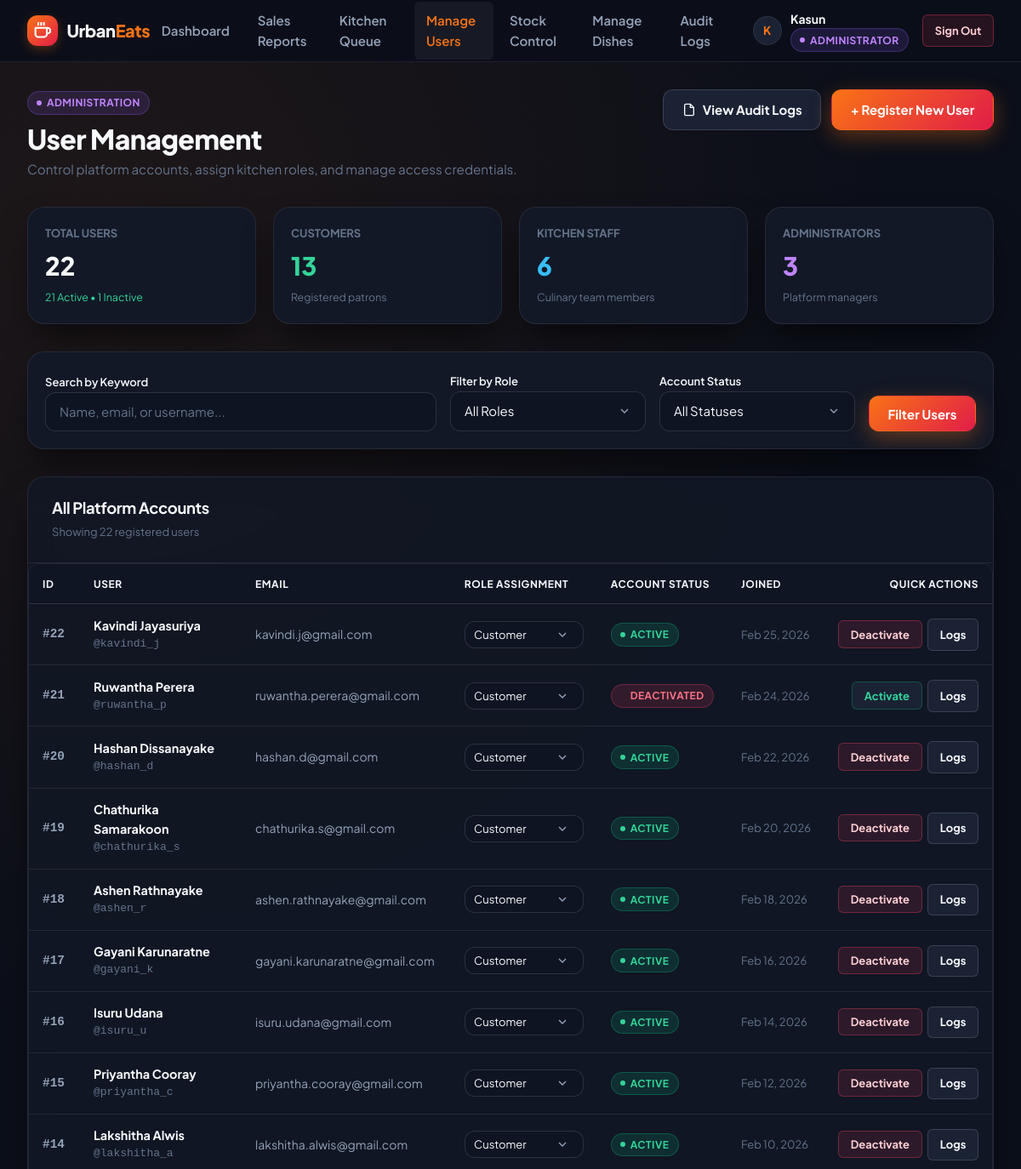
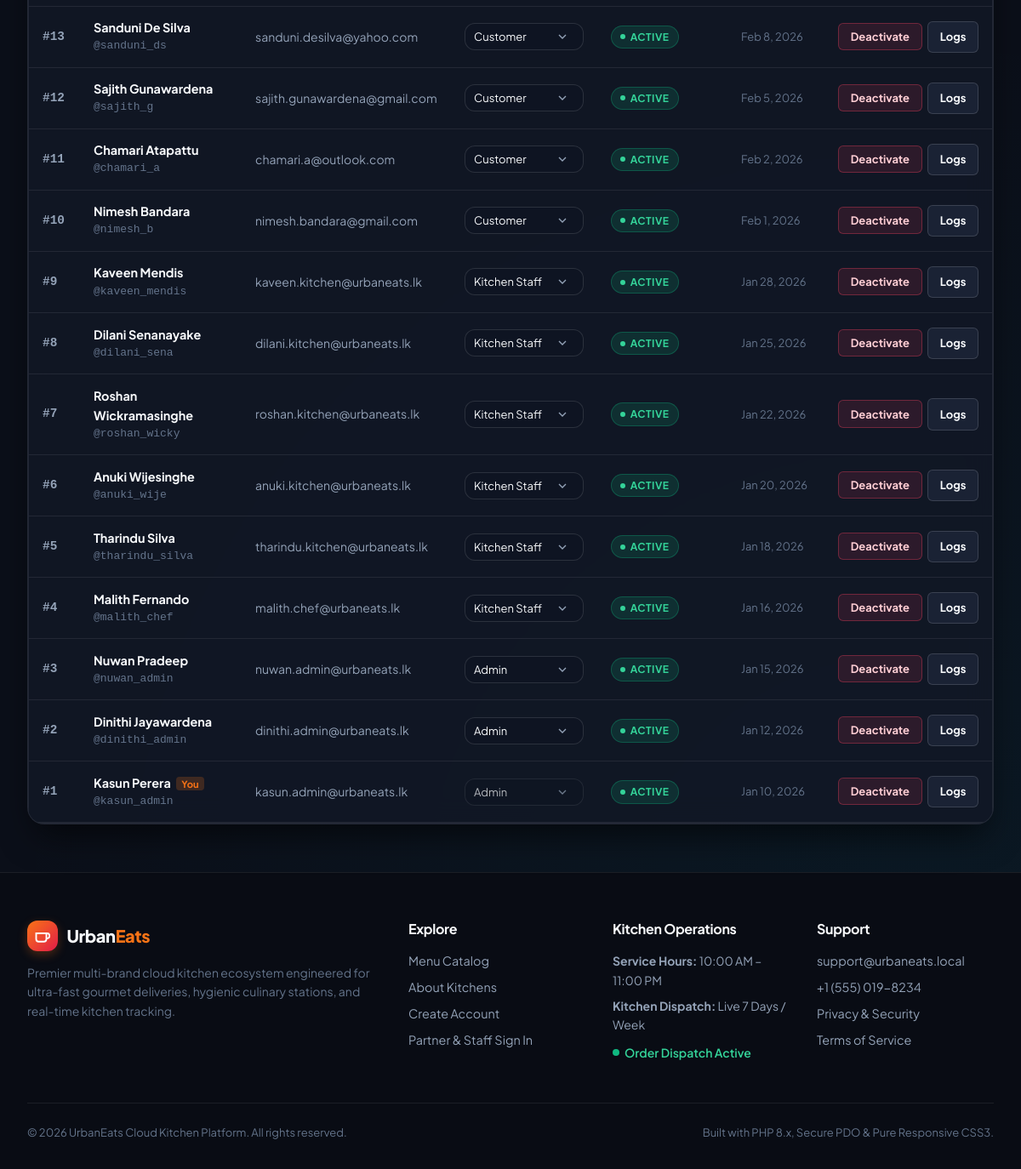
Page /public/admin/users.php (signed in) on the committed database (2 pictures, top to bottom).
### tables this page shows
CREATE TABLE users (
    user_id INT AUTO_INCREMENT PRIMARY KEY,
    first_name VARCHAR(100) NOT NULL,
    last_name VARCHAR(100) NOT NULL,
    email VARCHAR(150) NOT NULL UNIQUE,
    username VARCHAR(50) NOT NULL UNIQUE,
    password_hash VARCHAR(255) NOT NULL,
    role_id INT NOT NULL,
    is_active TINYINT(1) DEFAULT 1,
    created_at TIMESTAMP DEFAULT CURRENT_TIMESTAMP,
    FOREIGN KEY (role_id) REFERENCES roles(role_id) ON DELETE RESTRICT ON UPDATE CASCADE,
    INDEX idx_users_role (role_id),
    INDEX idx_users_email (email),
    INDEX idx_users_username (username)
);

CREATE TABLE roles (
    role_id INT AUTO_INCREMENT PRIMARY KEY,
    role_name VARCHAR(50) NOT NULL UNIQUE
);

### public/admin/users.php (the view, shortened to what this page needs)
<?php
require_once __DIR__ . '/../../config/db.php';
$adminUserId = (int)$_SESSION['user_id'];
$searchKeyword = trim((string)($_GET['search'] ?? ''));
$filterStatus  = (string)($_GET['status_filter'] ?? 'all');
$allRoles = $pdo->query('SELECT role_id, role_name FROM roles ORDER BY role_id ASC')->fetchAll(PDO::FETCH_ASSOC);
$stats = [
    'total'     => (int)$pdo->query('SELECT COUNT(*) FROM users')->fetchColumn(),
    'active'    => (int)$pdo->query('SELECT COUNT(*) FROM users WHERE is_active = 1')->fetchColumn(),
    'inactive'  => (int)$pdo->query('SELECT COUNT(*) FROM users WHERE is_active = 0')->fetchColumn(),
    'customers' => (int)$pdo->query('SELECT COUNT(*) FROM users WHERE role_id = 3')->fetchColumn(),
    'staff'     => (int)$pdo->query('SELECT COUNT(*) FROM users WHERE role_id = 2')->fetchColumn(),
    'admins'    => (int)$pdo->query('SELECT COUNT(*) FROM users WHERE role_id = 1')->fetchColumn(),
];
$query = '
    SELECT u.user_id, u.first_name, u.last_name, u.email, u.username,
           u.role_id, u.is_active, u.created_at, r.role_name
    FROM users u
    JOIN roles r ON u.role_id = r.role_id
    WHERE 1=1
';
$params = [];
$query .= ' ORDER BY u.user_id DESC';
$userListStmt = $pdo->prepare($query);
$userListStmt->execute($params);
$users = $userListStmt->fetchAll(PDO::FETCH_ASSOC);
require_once __DIR__ . '/../../includes/header.php';
?>
<div class="container">
    <div style="display: flex; justify-content: space-between; align-items: flex-start; flex-wrap: wrap; gap: 1rem; margin-bottom: 2rem;">
        <div>
            <span class="role-badge badge-admin" style="margin-bottom: 0.5rem;">Administration</span>
            <h1 style="font-size: 2rem; font-weight: 800; margin-bottom: 0.25rem;">User Management</h1>
            <p style="color: var(--text-muted); font-size: 0.95rem; margin: 0;">
                Control platform accounts, assign kitchen roles, and manage access credentials.
            </p>
        </div>
        <div style="display: flex; gap: 0.75rem;">
            <a href="audit-log.php" class="btn btn-secondary">
                <svg width="16" height="16" viewBox="0 0 24 24" fill="none" stroke="currentColor" stroke-width="2">
                    <path d="M14 2H6a2 2 0 0 0-2 2v16a2 2 0 0 0 2 2h12a2 2 0 0 0 2-2V8z"></path>
                    <polyline points="14 2 14 8 20 8"></polyline>
                </svg>
                View Audit Logs
            </a>
            <a href="../register.php" class="btn btn-primary" target="_blank">
                + Register New User
            </a>
        </div>
    </div>
    <div class="grid grid-4" style="margin-bottom: 2rem;">
        <div class="card" style="padding: 1.25rem;">
            <div style="color: var(--text-muted); font-size: 0.8125rem; font-weight: 700; text-transform: uppercase;">Total Users</div>
            <div style="font-size: 1.85rem; font-weight: 800; color: var(--text-primary); margin-top: 0.25rem;">
                <?= number_format($stats['total']); ?>
            </div>
            <div style="font-size: 0.775rem; color: #34d399; margin-top: 0.25rem;">
                <?= $stats['active']; ?> Active &bull; <?= $stats['inactive']; ?> Inactive
            </div>
        </div>
        <div class="card" style="padding: 1.25rem;">
            <div style="color: var(--text-muted); font-size: 0.8125rem; font-weight: 700; text-transform: uppercase;">Customers</div>
            <div style="font-size: 1.85rem; font-weight: 800; color: #34d399; margin-top: 0.25rem;">
                <?= number_format($stats['customers']); ?>
            </div>
            <div style="font-size: 0.775rem; color: var(--text-muted); margin-top: 0.25rem;">Registered patrons</div>
        </div>
        <div class="card" style="padding: 1.25rem;">
            <div style="color: var(--text-muted); font-size: 0.8125rem; font-weight: 700; text-transform: uppercase;">Kitchen Staff</div>
            <div style="font-size: 1.85rem; font-weight: 800; color: #38bdf8; margin-top: 0.25rem;">
                <?= number_format($stats['staff']); ?>
            </div>
            <div style="font-size: 0.775rem; color: var(--text-muted); margin-top: 0.25rem;">Culinary team members</div>
        </div>
        <div class="card" style="padding: 1.25rem;">
            <div style="color: var(--text-muted); font-size: 0.8125rem; font-weight: 700; text-transform: uppercase;">Administrators</div>
            <div style="font-size: 1.85rem; font-weight: 800; color: #c084fc; margin-top: 0.25rem;">
                <?= number_format($stats['admins']); ?>
            </div>
            <div style="font-size: 0.775rem; color: var(--text-muted); margin-top: 0.25rem;">Platform managers</div>
        </div>
    </div>
    <div class="card" style="padding: 1.25rem; margin-bottom: 2rem;">
        <form action="users.php" method="GET" style="display: flex; flex-wrap: wrap; gap: 1rem; align-items: flex-end;">
            <div style="flex: 2; min-width: 220px;">
                <label for="search" class="form-label" style="font-size: 0.8125rem;">Search by Keyword</label>
                <input
                    type="text"
                    id="search"
                    name="search"
                    class="form-control"
                    placeholder="Name, email, or username..."
                    value="<?= htmlspecialchars($searchKeyword, ENT_QUOTES, 'UTF-8'); ?>"
                >
            </div>
            <div style="flex: 1; min-width: 160px;">
                <label for="role_filter" class="form-label" style="font-size: 0.8125rem;">Filter by Role</label>
                <select id="role_filter" name="role_filter" class="form-control">
                    <option value="0">All Roles</option>
                </select>
            </div>
            <div style="flex: 1; min-width: 140px;">
                <label for="status_filter" class="form-label" style="font-size: 0.8125rem;">Account Status</label>
                <select id="status_filter" name="status_filter" class="form-control">
                    <option value="all" <?= ($filterStatus === 'all') ? 'selected' : ''; ?>>All Statuses</option>
                </select>
            </div>
            <div style="display: flex; gap: 0.5rem;">
                <button type="submit" class="btn btn-primary" style="height: 42px;">
                    Filter Users
                </button>
            </div>
        </form>
    </div>
    <div class="card glass-panel">
        <div class="card-header">
            <div>
                <h2 style="font-size: 1.15rem; margin-bottom: 0.2rem;">All Platform Accounts</h2>
                <span style="font-size: 0.8125rem; color: var(--text-muted);">
                    Showing <?= count($users); ?> registered <?= count($users) === 1 ? 'user' : 'users'; ?>
                </span>
            </div>
        </div>
        <div class="table-wrap">
            <table class="table">
                <thead>
                    <tr>
                        <th style="width: 60px;">ID</th>
                        <th>User</th>
                        <th>Email</th>
                        <th>Role Assignment</th>
                        <th>Account Status</th>
                        <th>Joined</th>
                        <th style="text-align: right;">Quick Actions</th>
                    </tr>
                </thead>
                <tbody>
                    <?php if (empty($users)): ?>
                        <tr>
                            <td colspan="7" style="text-align: center; padding: 3rem 1rem; color: var(--text-muted);">
                                No users matched your search criteria.
                            </td>
                        </tr>
                    <?php else: ?>
                        <?php foreach ($users as $u): ?>
                            <?php
                                $isSelf = ($u['user_id'] === $adminUserId);
                            ?>
                            <tr>
                                <td style="font-family: monospace; font-weight: 700;">
                                    #<?= (int)$u['user_id']; ?>
                                </td>
                                <td>
                                    <div style="font-weight: 700; color: var(--text-primary);">
                                        <?= htmlspecialchars($u['first_name'] . ' ' . $u['last_name'], ENT_QUOTES, 'UTF-8'); ?>
                                        <?php if ($isSelf): ?>
                                            <span style="font-size: 0.7rem; background: rgba(249,115,22,0.2); color: var(--primary); padding: 1px 6px; border-radius: 4px; margin-left: 4px;">You</span>
                                        <?php endif; ?>
                                    </div>
                                    <div style="font-size: 0.8125rem; color: var(--text-muted); font-family: monospace;">
                                        @<?= htmlspecialchars($u['username'], ENT_QUOTES, 'UTF-8'); ?>
                                    </div>
                                </td>
                                <td>
                                    <span style="font-size: 0.875rem;">
                                        <?= htmlspecialchars($u['email'], ENT_QUOTES, 'UTF-8'); ?>
                                    </span>
                                </td>
                                <td>
                                    <form action="users.php" method="POST" style="display: inline-flex; align-items: center; gap: 0.4rem;">
                                        <select
                                            name="new_role_id"
                                            class="form-control"
                                            style="padding: 0.35rem 0.65rem; font-size: 0.8125rem; height: 32px; width: 140px;"
                                            onchange="if(confirm('Change role for <?= htmlspecialchars($u['username'], ENT_QUOTES, 'UTF-8'); ?>?')) { this.form.submit(); } else { this.value = '<?= (int)$u['role_id']; ?>'; }"
                                            <?= $isSelf ? 'title="Self-demotion disabled" disabled' : ''; ?>
                                        >
                                            <?php foreach ($allRoles as $roleOption): ?>
                                                <option value="<?= (int)$roleOption['role_id']; ?>" <?= ((int)$u['role_id'] === (int)$roleOption['role_id']) ? 'selected' : ''; ?>>
                                                    <?= htmlspecialchars($roleOption['role_name'], ENT_QUOTES, 'UTF-8'); ?>
                                                </option>
                                            <?php endforeach; ?>
                                        </select>
                                    </form>
                                </td>
                                <td>
                                    <?php if ((int)$u['is_active'] === 1): ?>
                                        <span class="role-badge badge-customer">Active</span>
                                    <?php else: ?>
                                        <span class="role-badge" style="background: rgba(244,63,94,0.15); color: #fb7185; border: 1px solid rgba(244,63,94,0.3);">
                                            Deactivated
                                        </span>
                                    <?php endif; ?>
                                </td>
                                <td style="font-size: 0.8125rem; color: var(--text-muted); white-space: nowrap;">
                                    <?= date('M j, Y', strtotime((string)$u['created_at'])); ?>
                                </td>
                                <td style="text-align: right; white-space: nowrap;">
                                    <form action="users.php" method="POST" style="display: inline;">
                                        <?php if ((int)$u['is_active'] === 1): ?>
                                            <button
                                                type="submit"
                                                class="btn btn-sm btn-danger"
                                                onclick="return confirm('Deactivate account for <?= htmlspecialchars($u['username'], ENT_QUOTES, 'UTF-8'); ?>? User will be blocked from logging in.');"
                                                <?= $isSelf ? 'disabled title="You cannot deactivate your own account"' : ''; ?>
                                            >
                                                Deactivate
                                            </button>
                                        <?php else: ?>
                                            <button
                                                type="submit"
                                                class="btn btn-sm btn-secondary"
                                                style="color: #34d399; border-color: rgba(16,185,129,0.3);"
                                                onclick="return confirm('Re-activate account for <?= htmlspecialchars($u['username'], ENT_QUOTES, 'UTF-8'); ?>?');"
                                            >
                                                Activate
                                            </button>
                                        <?php endif; ?>
                                    </form>
                                    <a href="audit-log.php?search=<?= urlencode((string)$u['username']); ?>" class="btn btn-sm btn-secondary" style="margin-left: 4px;" title="View user audit history">
                                        Logs
                                    </a>
                                </td>
                            </tr>
                        <?php endforeach; ?>
                    <?php endif; ?>
                </tbody>
            </table>
        </div>
    </div>
</div>
<?php
require_once __DIR__ . '/../../includes/footer.php';
?>

### rows in the picture
users: user_id "22", first_name+last_name "Kavindi Jayasuriya", username "kavindi_j", email "kavindi.j@gmail.com", new_role_id "Customer", is_active "ACTIVE", created_at "Feb 25, 2026"
users: user_id "21", first_name+last_name "Ruwantha Perera", username "ruwantha_p", email "ruwantha.perera@gmail.com", new_role_id "Customer", is_active "DEACTIVATED", created_at "Feb 24, 2026"
users: user_id "20", first_name+last_name "Hashan Dissanayake", username "hashan_d", email "hashan.d@gmail.com", new_role_id "Customer", is_active "ACTIVE", created_at "Feb 22, 2026"
users: user_id "19", first_name+last_name "Chathurika Samarakoon", username "chathurika_s", email "chathurika.s@gmail.com", new_role_id "Customer", is_active "ACTIVE", created_at "Feb 20, 2026"
users: user_id "18", first_name+last_name "Ashen Rathnayake", username "ashen_r", email "ashen.rathnayake@gmail.com", new_role_id "Customer", is_active "ACTIVE", created_at "Feb 18, 2026"
users: user_id "17", first_name+last_name "Gayani Karunaratne", username "gayani_k", email "gayani.karunaratne@gmail.com", new_role_id "Customer", is_active "ACTIVE", created_at "Feb 16, 2026"
users: user_id "16", first_name+last_name "Isuru Udana", username "isuru_u", email "isuru.udana@gmail.com", new_role_id "Customer", is_active "ACTIVE", created_at "Feb 14, 2026"
users: user_id "15", first_name+last_name "Priyantha Cooray", username "priyantha_c", email "priyantha.cooray@gmail.com", new_role_id "Customer", is_active "ACTIVE", created_at "Feb 12, 2026"
users: user_id "14", first_name+last_name "Lakshitha Alwis", username "lakshitha_a", email "lakshitha.alwis@gmail.com", new_role_id "Customer", is_active "ACTIVE", created_at "Feb 10, 2026"
users: user_id "13", first_name+last_name "Sanduni De Silva", username "sanduni_ds", email "sanduni.desilva@yahoo.com", new_role_id "Customer", is_active "ACTIVE", created_at "Feb 8, 2026"
users: user_id "12", first_name+last_name "Sajith Gunawardena", username "sajith_g", email "sajith.gunawardena@gmail.com", new_role_id "Customer", is_active "ACTIVE", created_at "Feb 5, 2026"
users: user_id "11", first_name+last_name "Chamari Atapattu", username "chamari_a", email "chamari.a@outlook.com", new_role_id "Customer", is_active "ACTIVE", created_at "Feb 2, 2026"
users: user_id "10", first_name+last_name "Nimesh Bandara", username "nimesh_b", email "nimesh.bandara@gmail.com", new_role_id "Customer", is_active "ACTIVE", created_at "Feb 1, 2026"
users: user_id "9", first_name+last_name "Kaveen Mendis", username "kaveen_mendis", email "kaveen.kitchen@urbaneats.lk", new_role_id "Kitchen Staff", is_active "ACTIVE", created_at "Jan 28, 2026"
users: user_id "8", first_name+last_name "Dilani Senanayake", username "dilani_sena", email "dilani.kitchen@urbaneats.lk", new_role_id "Kitchen Staff", is_active "ACTIVE", created_at "Jan 25, 2026"
users: user_id "7", first_name+last_name "Roshan Wickramasinghe", username "roshan_wicky", email "roshan.kitchen@urbaneats.lk", new_role_id "Kitchen Staff", is_active "ACTIVE", created_at "Jan 22, 2026"
users: user_id "6", first_name+last_name "Anuki Wijesinghe", username "anuki_wije", email "anuki.kitchen@urbaneats.lk", new_role_id "Kitchen Staff", is_active "ACTIVE", created_at "Jan 20, 2026"
users: user_id "5", first_name+last_name "Tharindu Silva", username "tharindu_silva", email "tharindu.kitchen@urbaneats.lk", new_role_id "Kitchen Staff", is_active "ACTIVE", created_at "Jan 18, 2026"
users: user_id "4", first_name+last_name "Malith Fernando", username "malith_chef", email "malith.chef@urbaneats.lk", new_role_id "Kitchen Staff", is_active "ACTIVE", created_at "Jan 16, 2026"
users: user_id "3", first_name+last_name "Nuwan Pradeep", username "nuwan_admin", email "nuwan.admin@urbaneats.lk", new_role_id "Admin", is_active "ACTIVE", created_at "Jan 15, 2026"
users: user_id "2", first_name+last_name "Dinithi Jayawardena", username "dinithi_admin", email "dinithi.admin@urbaneats.lk", new_role_id "Admin", is_active "ACTIVE", created_at "Jan 12, 2026"
users: user_id "1", first_name+last_name "Kasun Perera", shows "You", username "kasun_admin", email "kasun.admin@urbaneats.lk", new_role_id "Admin", is_active "ACTIVE", created_at "Jan 10, 2026"

### other values in the picture
$item['label'] "Dashboard"
$item['label'] "Sales Reports"
$item['label'] "Kitchen Queue"
$item['label'] "Manage Users"
$item['label'] "Stock Control"
$item['label'] "Manage Dishes"
$item['label'] "Audit Logs"
substr((string)$userName, 0, 1) "K"
$userName "Kasun"
$userRole "ADMINISTRATOR"
$stats['total'] "22"
$stats['active'] "21"
$stats['inactive'] "1"
$stats['customers'] "13"
$stats['staff'] "6"
